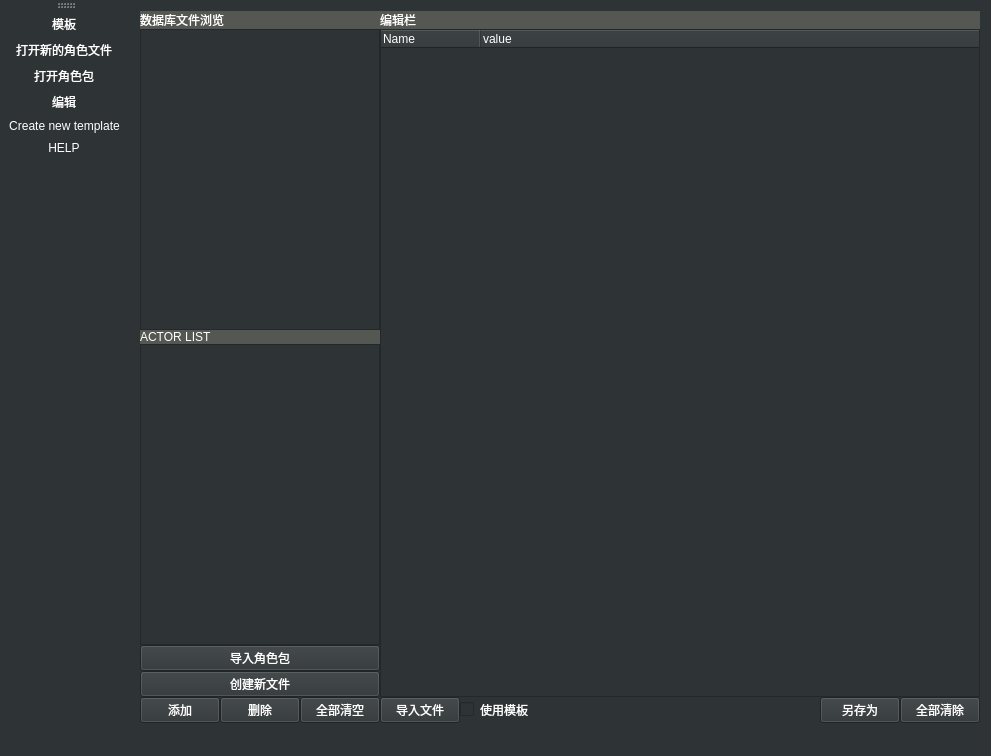
<?xml version="1.0" encoding="UTF-8"?>
<ui version="4.0">
 <class>Role</class>
 <widget class="QMainWindow" name="Role">
  <property name="geometry">
   <rect>
    <x>0</x>
    <y>0</y>
    <width>928</width>
    <height>756</height>
   </rect>
  </property>
  <property name="sizePolicy">
   <sizepolicy hsizetype="Expanding" vsizetype="Expanding">
    <horstretch>0</horstretch>
    <verstretch>0</verstretch>
   </sizepolicy>
  </property>
  <property name="windowTitle">
   <string>Role</string>
  </property>
  <property name="styleSheet">
   <string notr="true">border-color: rgb(164, 0, 0);
background-color: rgb(46, 52, 54);
color: rgb(255,255,255);
border-top-color: rgb(0, 0, 0);</string>
  </property>
  <widget class="QWidget" name="centralWidget">
   <layout class="QHBoxLayout" name="horizontalLayout_4">
    <item>
     <layout class="QHBoxLayout" name="horizontalLayout_3">
      <property name="spacing">
       <number>0</number>
      </property>
      <item>
       <layout class="QVBoxLayout" name="verticalLayout">
        <property name="spacing">
         <number>0</number>
        </property>
        <property name="sizeConstraint">
         <enum>QLayout::SetMaximumSize</enum>
        </property>
        <item>
         <widget class="QLabel" name="label">
          <property name="styleSheet">
           <string notr="true">background-color: rgb(85, 87, 83);</string>
          </property>
          <property name="text">
           <string>数据库文件浏览</string>
          </property>
         </widget>
        </item>
        <item>
         <layout class="QVBoxLayout" name="verticalLayout_2">
          <property name="spacing">
           <number>0</number>
          </property>
          <property name="sizeConstraint">
           <enum>QLayout::SetMinimumSize</enum>
          </property>
          <item>
           <widget class="QListWidget" name="listWidget_sql">
            <property name="maximumSize">
             <size>
              <width>250</width>
              <height>16777215</height>
             </size>
            </property>
            <property name="contextMenuPolicy">
             <enum>Qt::CustomContextMenu</enum>
            </property>
           </widget>
          </item>
          <item>
           <widget class="QLabel" name="label_2">
            <property name="styleSheet">
             <string notr="true">background-color: rgb(85, 87, 83);</string>
            </property>
            <property name="text">
             <string>ACTOR LIST</string>
            </property>
           </widget>
          </item>
          <item>
           <widget class="QListWidget" name="listWidget">
            <property name="maximumSize">
             <size>
              <width>250</width>
              <height>16777215</height>
             </size>
            </property>
            <property name="font">
             <font>
              <pointsize>15</pointsize>
             </font>
            </property>
           </widget>
          </item>
          <item>
           <widget class="QPushButton" name="openpackage">
            <property name="text">
             <string>导入角色包</string>
            </property>
           </widget>
          </item>
          <item>
           <widget class="QPushButton" name="create_new_file">
            <property name="text">
             <string>创建新文件</string>
            </property>
           </widget>
          </item>
          <item>
           <layout class="QHBoxLayout" name="horizontalLayout_2">
            <property name="spacing">
             <number>0</number>
            </property>
            <item>
             <widget class="QPushButton" name="pushButton_add">
              <property name="text">
               <string>添加</string>
              </property>
             </widget>
            </item>
            <item>
             <widget class="QPushButton" name="pushButton">
              <property name="text">
               <string>删除</string>
              </property>
             </widget>
            </item>
            <item>
             <widget class="QPushButton" name="pushButton_clear">
              <property name="text">
               <string>全部清空</string>
              </property>
             </widget>
            </item>
           </layout>
          </item>
         </layout>
        </item>
       </layout>
      </item>
      <item>
       <layout class="QVBoxLayout" name="verticalLayout_4">
        <property name="spacing">
         <number>0</number>
        </property>
        <item>
         <layout class="QVBoxLayout" name="verticalLayout_3">
          <property name="spacing">
           <number>0</number>
          </property>
          <item>
           <widget class="QLabel" name="label_edit">
            <property name="styleSheet">
             <string notr="true">background-color: rgb(85, 87, 83);</string>
            </property>
            <property name="text">
             <string>编辑栏</string>
            </property>
           </widget>
          </item>
          <item>
           <widget class="QTreeWidget" name="treeWidget">
            <property name="sizePolicy">
             <sizepolicy hsizetype="Expanding" vsizetype="Expanding">
              <horstretch>0</horstretch>
              <verstretch>0</verstretch>
             </sizepolicy>
            </property>
            <property name="minimumSize">
             <size>
              <width>600</width>
              <height>600</height>
             </size>
            </property>
            <property name="font">
             <font>
              <pointsize>11</pointsize>
              <stylestrategy>PreferAntialias</stylestrategy>
             </font>
            </property>
            <property name="cursor" stdset="0">
             <cursorShape>ArrowCursor</cursorShape>
            </property>
            <property name="mouseTracking">
             <bool>true</bool>
            </property>
            <property name="contextMenuPolicy">
             <enum>Qt::CustomContextMenu</enum>
            </property>
            <property name="styleSheet">
             <string notr="true"/>
            </property>
            <property name="lineWidth">
             <number>0</number>
            </property>
            <property name="midLineWidth">
             <number>0</number>
            </property>
            <attribute name="headerHighlightSections">
             <bool>false</bool>
            </attribute>
            <column>
             <property name="text">
              <string>Name</string>
             </property>
             <property name="background">
              <color>
               <red>85</red>
               <green>87</green>
               <blue>83</blue>
              </color>
             </property>
            </column>
            <column>
             <property name="text">
              <string>value</string>
             </property>
             <property name="background">
              <color>
               <red>85</red>
               <green>87</green>
               <blue>83</blue>
              </color>
             </property>
            </column>
           </widget>
          </item>
         </layout>
        </item>
        <item>
         <layout class="QHBoxLayout" name="horizontalLayout">
          <property name="spacing">
           <number>0</number>
          </property>
          <item>
           <widget class="QPushButton" name="pushButton_open">
            <property name="text">
             <string>导入文件</string>
            </property>
           </widget>
          </item>
          <item>
           <widget class="QCheckBox" name="checkBox">
            <property name="text">
             <string>使用模板</string>
            </property>
           </widget>
          </item>
          <item>
           <spacer name="horizontalSpacer">
            <property name="orientation">
             <enum>Qt::Horizontal</enum>
            </property>
            <property name="sizeHint" stdset="0">
             <size>
              <width>40</width>
              <height>20</height>
             </size>
            </property>
           </spacer>
          </item>
          <item>
           <widget class="QPushButton" name="button_ok">
            <property name="text">
             <string>另存为</string>
            </property>
           </widget>
          </item>
          <item>
           <widget class="QPushButton" name="pushButton_cancel">
            <property name="text">
             <string>全部清除</string>
            </property>
           </widget>
          </item>
         </layout>
        </item>
       </layout>
      </item>
     </layout>
    </item>
   </layout>
  </widget>
  <widget class="QMenuBar" name="menuBar">
   <property name="geometry">
    <rect>
     <x>0</x>
     <y>0</y>
     <width>928</width>
     <height>25</height>
    </rect>
   </property>
  </widget>
  <widget class="QStatusBar" name="statusBar"/>
  <widget class="QToolBar" name="toolBar">
   <property name="windowTitle">
    <string>toolBar</string>
   </property>
   <property name="iconSize">
    <size>
     <width>40</width>
     <height>40</height>
    </size>
   </property>
   <attribute name="toolBarArea">
    <enum>LeftToolBarArea</enum>
   </attribute>
   <attribute name="toolBarBreak">
    <bool>false</bool>
   </attribute>
   <addaction name="action_templte"/>
   <addaction name="action_new_actor"/>
   <addaction name="action_openpackage"/>
   <addaction name="action_edit"/>
   <addaction name="action_copy"/>
   <addaction name="action_HELP"/>
  </widget>
  <action name="action_templte">
   <property name="icon">
    <iconset resource="ico.qrc">
     <normaloff>:/ICO/模板.png</normaloff>:/ICO/模板.png</iconset>
   </property>
   <property name="text">
    <string>模板</string>
   </property>
  </action>
  <action name="action_new_actor">
   <property name="icon">
    <iconset resource="ico.qrc">
     <normaloff>:/ICO/空白页.png</normaloff>:/ICO/空白页.png</iconset>
   </property>
   <property name="text">
    <string>打开新的角色文件</string>
   </property>
  </action>
  <action name="action_tree">
   <property name="icon">
    <iconset resource="ico.qrc">
     <normaloff>:/ICO/树型.png</normaloff>:/ICO/树型.png</iconset>
   </property>
   <property name="text">
    <string>tree</string>
   </property>
  </action>
  <action name="action_HELP">
   <property name="icon">
    <iconset resource="ico.qrc">
     <normaloff>:/ICO/帮助页.png</normaloff>:/ICO/帮助页.png</iconset>
   </property>
   <property name="text">
    <string>HELP</string>
   </property>
  </action>
  <action name="action_edit">
   <property name="icon">
    <iconset resource="ico.qrc">
     <normaloff>:/ICO/增加行.png</normaloff>:/ICO/增加行.png</iconset>
   </property>
   <property name="text">
    <string>编辑</string>
   </property>
  </action>
  <action name="action_copy">
   <property name="icon">
    <iconset resource="ico.qrc">
     <normaloff>:/ICO/粘贴.png</normaloff>:/ICO/粘贴.png</iconset>
   </property>
   <property name="text">
    <string>Create new template</string>
   </property>
  </action>
  <action name="action_openpackage">
   <property name="icon">
    <iconset resource="ico.qrc">
     <normaloff>:/ICO/代码.png</normaloff>:/ICO/代码.png</iconset>
   </property>
   <property name="text">
    <string>打开角色包</string>
   </property>
  </action>
 </widget>
 <layoutdefault spacing="6" margin="11"/>
 <resources>
  <include location="ico.qrc"/>
 </resources>
 <connections/>
</ui>
